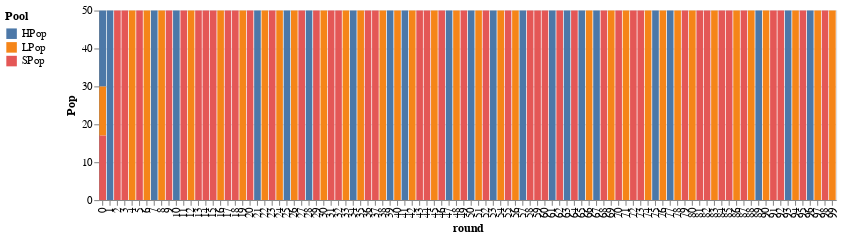
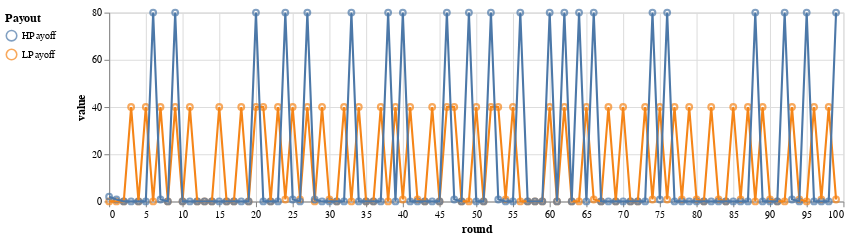

Notebook code for these charts, in order:
### Markdown cell above
Adding just one more strategy increases the dynamism considerably, even if the other strategy just averages the past two rounds instead of just looking at the previous round.

### Code cell


### Figure 1 — Vega-Lite specification as saved in the notebook (floating-point values rounded to 4 significant figures; data arrays with more than 128 entries replaced by an {"elided": "..."} marker saying what was removed)
{"$schema": "https://vega.github.io/schema/vega-lite/v2.4.1.json", "config": {"view": {"height": 300, "width": 400}}, "data": {"values": {"elided": "300 records"}}, "encoding": {"color": {"field": "variable", "legend": {"orient": "left", "title": "Pool"}, "type": "nominal"}, "x": {"field": "round", "type": "ordinal"}, "y": {"field": "value", "title": "Pop", "type": "quantitative"}}, "height": 180, "mark": "bar", "width": 700}

### Figure 2 — Vega-Lite specification as saved in the notebook (floating-point values rounded to 4 significant figures; data arrays with more than 128 entries replaced by an {"elided": "..."} marker saying what was removed)
{"$schema": "https://vega.github.io/schema/vega-lite/v2.4.1.json", "config": {"view": {"height": 300, "width": 400}}, "data": {"values": {"elided": "200 records"}}, "encoding": {"color": {"field": "variable", "legend": {"orient": "left", "title": "Payout"}, "type": "nominal"}, "x": {"field": "round", "type": "quantitative"}, "y": {"field": "value", "type": "quantitative"}}, "height": 180, "layer": [{"mark": "point"}, {"mark": "line"}], "width": 700}
